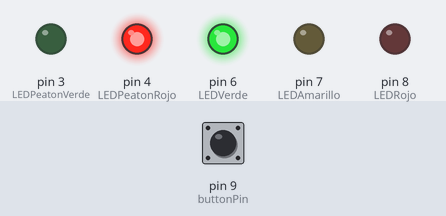
This sketch was run on a simulated Arduino Uno, built with avr-gcc and run on an emulated ATmega328P. Shown: output pins drawn as LEDs (lit = HIGH). Dashed ring = blinking. Inputs (shaded band) come from the test bench; at power-on: pin 9 (buttonPin) HIGH.

Above: at 1.2 s.
1.3 s: pin 9 (buttonPin) pulled LOW for 0.15 s
At 2.6 s:
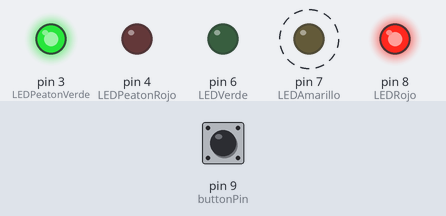
4.4 s: pin 9 (buttonPin) pulled LOW for 1 s
At 4.8 s:
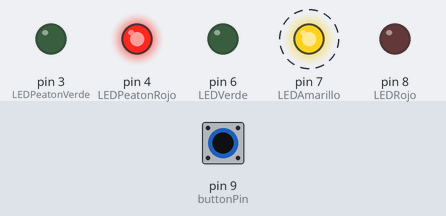
7.9 s: pin 9 (buttonPin) pulled LOW for 3.2 s
At 9.8 s:
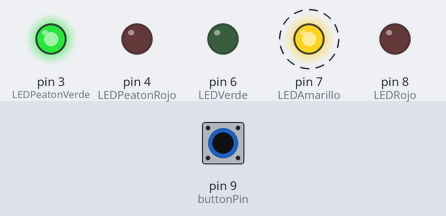
Timing chart, 0 to 11.4 s (numbered marks = the images above; inputs shaded):
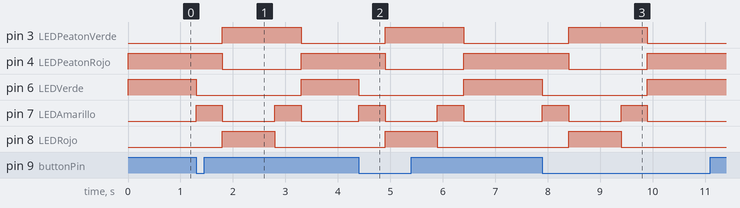

The sketch:

SemaforoBoton.ino
```cpp
#define LEDRojo 8
#define LEDAmarillo 7
#define LEDVerde 6
#define buttonPin 9
#define LEDPeatonRojo 4
#define LEDPeatonVerde 3
int lastButtonState;
int currentButtonState;

void setup() {
  Serial.begin(9600);
  pinMode(LEDRojo, OUTPUT);
  pinMode(LEDAmarillo, OUTPUT);
  pinMode(LEDVerde, OUTPUT);
  pinMode(LEDPeatonVerde, OUTPUT);
  pinMode(LEDPeatonRojo, OUTPUT);
  pinMode(buttonPin, INPUT_PULLUP);
  currentButtonState = digitalRead(buttonPin);
}

void loop() {
  currentButtonState = digitalRead(buttonPin);
  if (lastButtonState == HIGH && currentButtonState == LOW) {
    digitalWrite(LEDRojo, LOW);
    digitalWrite(LEDAmarillo, HIGH);
    digitalWrite(LEDVerde, LOW);
    delay(500);
    digitalWrite(LEDRojo, HIGH);
    digitalWrite(LEDAmarillo, LOW);
    digitalWrite(LEDVerde, LOW);
    digitalWrite(LEDPeatonRojo, LOW);
    digitalWrite(LEDPeatonVerde, HIGH);
    delay(1000);
    digitalWrite(LEDRojo, LOW);
    digitalWrite(LEDAmarillo, HIGH);
    digitalWrite(LEDVerde, LOW);
    delay(500);
  } else {
        digitalWrite(LEDPeatonRojo, HIGH);
        digitalWrite(LEDPeatonVerde, LOW);
        digitalWrite(LEDRojo, LOW);
        digitalWrite(LEDAmarillo, LOW);
        digitalWrite(LEDVerde, HIGH);
        }
  lastButtonState = currentButtonState;
}
```

Measured:
- after the input at 1.3 s, pin 3 (LEDPeatonVerde): LOW → HIGH after 0.50 s, → LOW 1.5 s later; pin 4 (LEDPeatonRojo): HIGH → LOW after 0.50 s, → HIGH 1.5 s later
- after the input at 4.4 s, pin 3 (LEDPeatonVerde): LOW → HIGH after 0.50 s, → LOW 1.5 s later; pin 4 (LEDPeatonRojo): HIGH → LOW after 0.50 s, → HIGH 1.5 s later
- after the input at 7.9 s, pin 3 (LEDPeatonVerde): LOW → HIGH after 0.50 s, → LOW 1.5 s later; pin 4 (LEDPeatonRojo): HIGH → LOW after 0.50 s, → HIGH 1.5 s later
